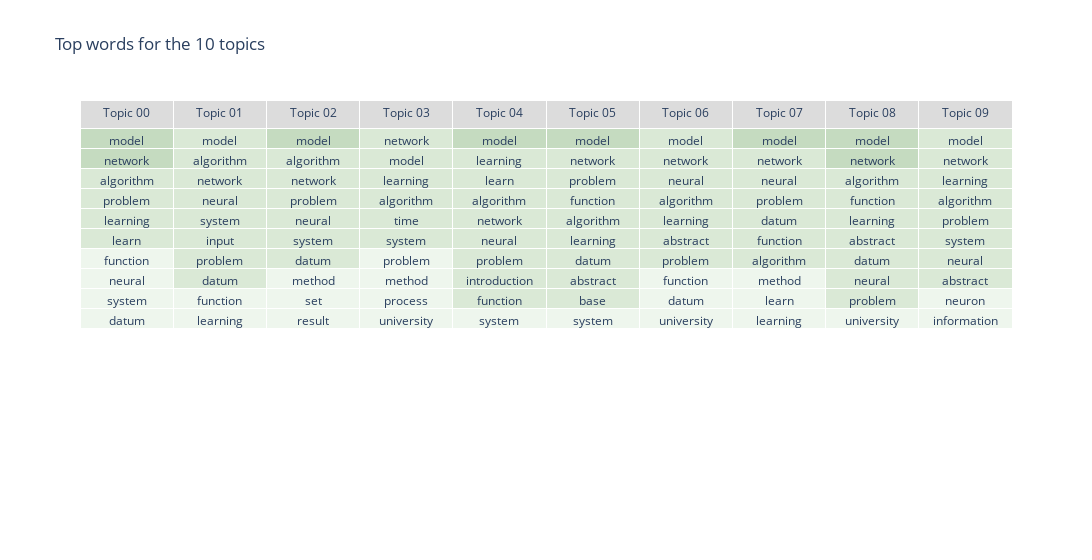

The notebook cell this image was saved under:
### Code cell
# === initialization ===
print("Initializing...", flush=True)
n_doc_topic = np.zeros([corpus.num_docs, corpus.num_topics], dtype=float) # n_m^(k)
n_topic_word = np.zeros([corpus.num_topics, corpus.num_words], dtype=float) # n_k^(t)
z_doc_word = np.zeros([corpus.num_docs, corpus.max_doc_length], dtype=int)

for doc_i in range(corpus.num_docs):
    for j, word_j in enumerate(corpus.docs[doc_i]):
        topic_ij = random.randint(0, corpus.num_topics - 1)
        n_doc_topic[doc_i, topic_ij] += 1
        n_topic_word[topic_ij, word_j] += 1
        z_doc_word[doc_i, j] = topic_ij

# === Gibbs sampling ===
print("Gibbs sampling...", flush=True)
for iteration in tqdm(range(hparams.gibbs_sampling_max_iters)):
    for doc_i in range(corpus.num_docs):
        for j, word_j in enumerate(corpus.docs[doc_i]):
            # remove the old assignment
            topic_ij = z_doc_word[doc_i, j]
            n_doc_topic[doc_i, topic_ij] -= 1
            n_topic_word[topic_ij, word_j] -= 1
            # compute the new assignment
            p_doc_topic = (n_doc_topic[doc_i, :] + hparams.alpha) \
                        / np.sum(n_doc_topic[doc_i] + hparams.alpha)
            p_topic_word = (n_topic_word[:, word_j] + hparams.beta[word_j]) \
                        / np.sum(n_topic_word + hparams.beta, axis=1)
            p_topic = p_doc_topic * p_topic_word
            p_topic /= np.sum(p_topic)
            # record the new assignment
            new_topic_ij = np.random.choice(np.arange(corpus.num_topics), p=p_topic)
            n_doc_topic[doc_i, new_topic_ij] += 1
            n_topic_word[new_topic_ij, word_j] += 1
            z_doc_word[doc_i, j] = new_topic_ij

    if iteration % 50 == 0:
        print(f"Iter [{iteration}]===")
        # === Check convergence and read out parameters ===
        theta = (n_doc_topic + hparams.alpha) / np.sum(n_doc_topic + hparams.alpha, axis=1, keepdims=True)
        phi = (n_topic_word + hparams.beta) / np.sum(n_topic_word + hparams.beta, axis=1, keepdims=True)

        all_top_words = []
        all_top_probs = []
        for topic in range(corpus.num_topics):
            top_words = np.argsort(phi[topic])[::-1][:10]
            top_probs = phi[topic, top_words]
            top_words = [corpus.id2word[word] for word in top_words]
            all_top_words.append(top_words)
            all_top_probs.append(top_probs)
            print(f"Topic {topic}:", top_words)
        visualize_topic_word(all_top_words, all_top_probs)
